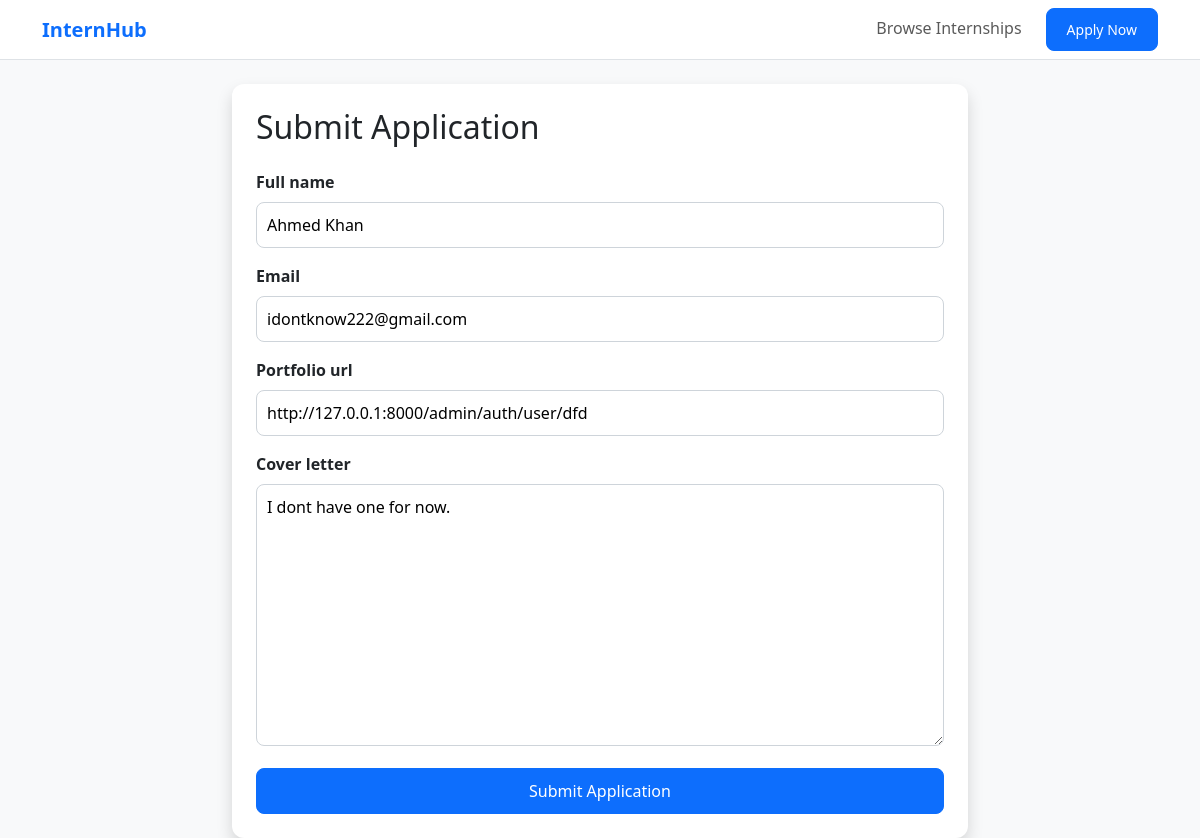
Page /edit/2/ on the committed database.
### core/models.py (models this page shows, shortened)
class Application(models.Model):
    internship = models.ForeignKey(Internship, on_delete=models.CASCADE, related_name='applications')
    full_name = models.CharField(max_length=150)
    email = models.EmailField()
    portfolio_url = models.URLField(blank=True, null=True)
    cover_letter = models.TextField()
    status = models.CharField(max_length=20, choices=[
        ('Pending', 'Pending'),
        ('Reviewed', 'Reviewed'),
        ('Accepted', 'Accepted'),
        ('Rejected', 'Rejected')
    ], default='Pending')

### core/views.py (the view)
# urls.py: path('edit/<int:pk>/', views.ApplicationUpdateView.as_view(), name='app-update'),
class ApplicationUpdateView(UpdateView):
    model = Application
    fields = ['full_name', 'email', 'portfolio_url', 'cover_letter']
    template_name = 'core/application_form.html'
    success_url = reverse_lazy('internship-list')

### core/templates/core/application_form.html (shortened to what this page needs)
{% extends 'core/base.html' %}
{% block content %}
<div class="row justify-content-center">
    <div class="col-md-8">
        <div class="card shadow p-4">
            <h2 class="mb-4">Submit Application</h2>
            <form method="post">
                {% for field in form %}
                <div class="mb-3">
                    <label class="form-label fw-bold">{{ field.label }}</label>
                    <div class="form-control-wrap">
                        {{ field }}
                    </div>
                </div>
                {% endfor %}
                <button type="submit" class="btn btn-primary w-100">Submit Application</button>
            </form>
        </div>
    </div>
</div>
{% endblock %}

### core/templates/core/base.html (style rules this page uses)
body { background-color: #f8f9fa; font-family: 'Segoe UI', Tahoma, Geneva, Verdana, sans-serif; }
.card { border: none; border-radius: 12px; transition: transform 0.2s; }
.btn-primary { border-radius: 8px; padding: 10px 20px; }

### core/templates/core/application_form.html (style rules this page uses)
input, select, textarea { width: 100%; padding: 10px; border: 1px solid #ced4da; border-radius: 8px; }

### rows in the picture
Application: form "Ahmed Khan" "idontknow222@gmail.com" "http://127.0.0.1:8000/admin/auth/user/dfd" "I dont have one for now."

### other values in the picture
{{ field.label }} "Full name" "Email" "Portfolio url" "Cover letter"
